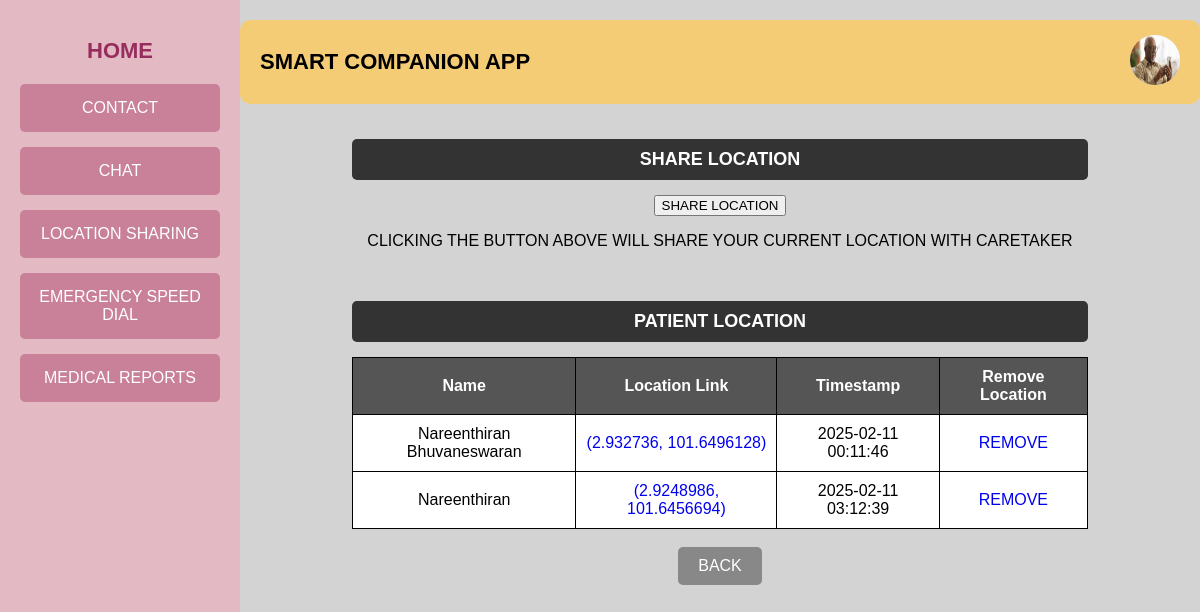
The page /locationuser (signed in) on the database as committed earlier.
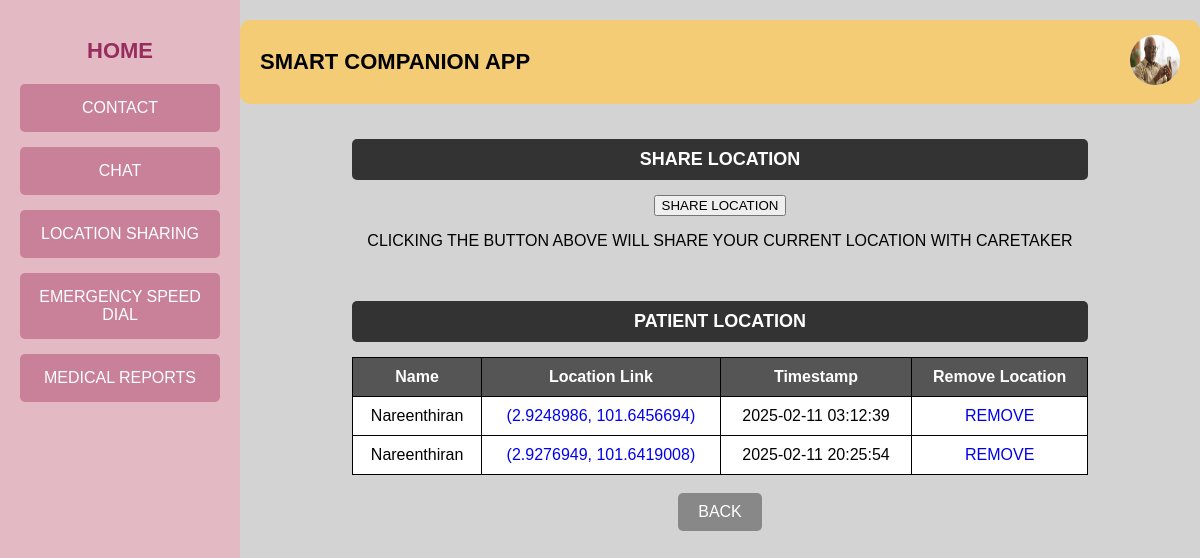
The same page on the database as committed later.
### tables this page shows
CREATE TABLE locations (
            id INTEGER PRIMARY KEY AUTOINCREMENT,
            user_id TEXT NOT NULL,
            name TEXT NOT NULL,
            latitude REAL NOT NULL,
            longitude REAL NOT NULL,
            timestamp TEXT NOT NULL
        );

### app.py (the view)
@app.route("/locationuser")
def locationuser():
    db = get_db()
    cursor = db.cursor()
    user_id = session.get('user_id')
    str_user_id = str(user_id)
    with open("static/img_log/user/"+ str_user_id + ".txt", "r") as file:
        image_name = str(file.read())
        image_url= url_for('static', filename='uploads/'+ image_name)
    cursor.execute("SELECT * FROM locations WHERE user_id = ?", (user_id,))
    location_list = cursor.fetchall()
    db.close()
    return render_template("User/location.html", image_url=image_url, contacts=location_list)

### app.py (called while the page is built)
def get_db():
    if 'db' not in g:
        g.db = sqlite3.connect('project.db')
        g.db.row_factory = sqlite3.Row
    return g.db

### templates/User/location.html (shortened to what this page needs)
<!DOCTYPE html>
<html lang="en">
<head>
    <link rel="stylesheet" href="static/contact.css">
</head>
<body>
    <div class="container">
        <div class="sidebar">
            <a href="{{ url_for('user') }}"><h2>HOME</h2></a>
            <a href="{{ url_for('contactuser') }}"><button class="nav-btn">CONTACT</button></a>
            <a href="{{ url_for('chatuser') }}"><button class="nav-btn">CHAT</button></a>
            <a href="{{ url_for('locationuser') }}"><button class="nav-btn">LOCATION SHARING</button></a>
            <a href="{{ url_for('emergencyuser') }}"><button class="nav-btn">EMERGENCY SPEED DIAL</button></a>
            <a href="{{ url_for('medicaluser') }}"><button class="nav-btn">MEDICAL REPORTS</button></a>
        </div>
        <div class="main-content">
            <div class="header">
                <h1>SMART COMPANION APP</h1>
                <div class="user-profile">
                    <a href="{{ url_for('userprofile') }}"><img src="{{ image_url }}" alt="Profile Picture" class="profile-img"></a>
                </div>
            </div>
            <div class="contacts-section">
                <div class="top-bar">
                   <h2 class="contacts-title">SHARE LOCATION</h2>
                </div>
                <div class="location-container">
                    <div class="box">
                        <button class="share-btn" onclick="shareLocation()">
                            <span>SHARE LOCATION</span>
                        </button>
                        <p id="status" class="info-text">CLICKING THE BUTTON ABOVE WILL SHARE YOUR CURRENT LOCATION WITH CARETAKER</p>
                    </div>
                </div>
            </div>
            <div class="contacts-section">
                <h2 class="contacts-title">PATIENT LOCATION</h2>
                <table class="contacts-table">
                    <tr>
                        <th>Name</th>
                        <th>Location Link</th>
                        <th>Timestamp</th>
                        <th>Remove Location</th>
                    </tr>
                    {% for contact in contacts %}
                    <tr>
                        <td>{{ contact[2] }}</td>
                        <td><a href=" https://www.google.com/maps?q={{ contact[3] }},{{ contact[4] }}" onclick="event.stopPropagation();" target="_blank">{{ contact[3], contact[4] }}</a></td>
                        <td>{{ contact[5] }}</td>
                        <td><a href="/deletelocation?time_number={{ contact[5] }}" class="edit-btn">REMOVE</a></td>
                    </tr>
                    {% endfor %}
                </table>
            </div><br>
            <a href="{{ url_for('user') }}"><button class="back-btn">BACK</button></a>
        </div>
    </div>
</body>
</html>

### static/contact.css (style rules this page uses)
body { font-family: Arial, sans-serif; margin: 0; padding: 0; background-color: #e5e5e5; }
.container { display: flex; height: 100vh; }
.sidebar { width: 200px; background-color: #e3b9c4; padding: 20px; text-align: center; }
.sidebar h2 { font-size: 20px; margin-bottom: 30px; }
.nav-btn { display: block; width: 100%; padding: 15px; margin-bottom: 15px; background-color: #c98199; border: none; color: white; font-size: 16px; cursor: pointer; border-radius: 5px; }
.main-content { flex: 1; padding: 20px; background-color: #d3d3d3; display: flex; flex-direction: column; align-items: center; }
.header { display: flex; justify-content: space-between; width: 100%; align-items: center; background-color: #f4cc75; padding: 15px 20px; border-radius: 10px; }
.header h1 { margin: 0; font-size: 22px; }
.user-profile { display: flex; align-items: center; gap: 10px; }
.user-profile img { width: 50px; height: 50px; border-radius: 50%; background-color: #ddd; }
.contacts-section { width: 80%; margin-top: 20px; text-align: center; }
.contacts-title { background-color: #333; color: white; padding: 10px; border-radius: 5px; font-size: 18px; }
.contacts-table { width: 100%; margin-top: 10px; border-collapse: collapse; background-color: white; }
.contacts-table th, .contacts-table td { border: 1px solid black; padding: 10px; text-align: center; }
.contacts-table th { background-color: #555; color: white; }
.sidebar h2 { color: #972d5d; font-size: 22px; margin-bottom: 20px; font-weight: bold; text-decoration: none; transition: color 0.3s ease; }
a { text-decoration: none; }
.back-btn, .add-btn { padding: 10px 20px; border: none; font-size: 16px; cursor: pointer; border-radius: 5px; }
.back-btn { background-color: #b8867b; color: white; }
.back-btn, .add-btn { padding: 10px 20px; border: none; border-radius: 5px; cursor: pointer; }
.back-btn { background: #888; color: white; }

Rows that differ between the two databases and show on the page:
removed locations: name "Nareenthiran Bhuvaneswaran", latitude+longitude "(2.932736, 101.6496128)", timestamp "2025-02-11 00:11:46"
added locations: name "Nareenthiran", latitude+longitude "(2.9276949, 101.6419008)", timestamp "2025-02-11 20:25:54"
